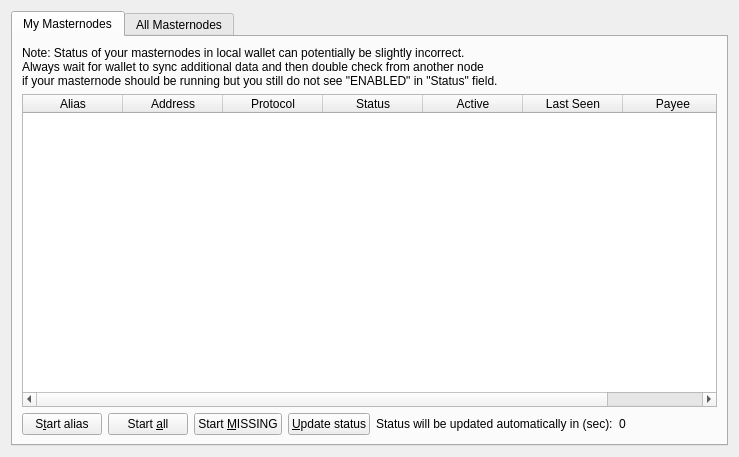
<?xml version="1.0" encoding="UTF-8"?>
<ui version="4.0">
	<class>MasternodeList</class>
	<widget class="QWidget" name="MasternodeList">
		<property name="geometry">
			<rect>
				<x>0</x>
				<y>0</y>
				<width>723</width>
				<height>457</height>
			</rect>
		</property>
		<property name="windowTitle">
			<string>Form</string>
		</property>
		<layout class="QVBoxLayout">
            
			<item>
				<layout class="QVBoxLayout" name="verticalLayout">
					<property name="bottomMargin">
						<number>0</number>
					</property>
					<item>
						<widget class="QTabWidget" name="tabWidget">
							<property name="currentIndex">
								<number>0</number>
							</property>
							<widget class="QWidget" name="tabMyMasternodes">
								<attribute name="title">
									<string>My Masternodes</string>
								</attribute>
								<layout class="QGridLayout" name="gridLayout_2">
									<item row="0" column="0">
										<layout class="QVBoxLayout" name="verticalLayout_2">
											<property name="bottomMargin">
												<number>0</number>
											</property>
											<item>
												<layout class="QHBoxLayout" name="horizontalLayout_note">
													<property name="bottomMargin">
														<number>0</number>
													</property>
													<item>
														<widget class="QLabel" name="updateNote">
															<property name="text">
																<string>Note: Status of your masternodes in local wallet can potentially be slightly incorrect.&lt;br /&gt;Always wait for wallet to sync additional data and then double check from another node&lt;br /&gt;if your masternode should be running but you still do not see "ENABLED" in "Status" field.</string>
															</property>
														</widget>
													</item>
												</layout>
											</item>
											<item>
												<widget class="QTableWidget" name="tableWidgetMyMasternodes">
													<property name="minimumSize">
														<size>
															<width>695</width>
															<height>0</height>
														</size>
													</property>
													<property name="editTriggers">
														<set>QAbstractItemView::NoEditTriggers</set>
													</property>
													<property name="alternatingRowColors">
														<bool>true</bool>
													</property>
													<property name="selectionMode">
														<enum>QAbstractItemView::SingleSelection</enum>
													</property>
													<property name="selectionBehavior">
														<enum>QAbstractItemView::SelectRows</enum>
													</property>
													<property name="sortingEnabled">
														<bool>true</bool>
													</property>
													<attribute name="horizontalHeaderStretchLastSection">
														<bool>true</bool>
													</attribute>
													<attribute name="ResizeMode">
														<enum>QHeaderView::Interactive</enum>
													</attribute>
													<column>
														<property name="text">
															<string>Alias</string>
														</property>
													</column>
													<column>
														<property name="text">
															<string>Address</string>
														</property>
													</column>
													<column>
														<property name="text">
															<string>Protocol</string>
														</property>
													</column>
													<column>
														<property name="text">
															<string>Status</string>
														</property>
													</column>
													<column>
														<property name="text">
															<string>Active</string>
														</property>
													</column>
													<column>
														<property name="text">
															<string>Last Seen</string>
														</property>
													</column>
													<column>
														<property name="text">
															<string>Payee</string>
														</property>
													</column>
												</widget>
											</item>
											<item>
												<layout class="QHBoxLayout" name="horizontalLayout_5">
													<property name="bottomMargin">
														<number>0</number>
													</property>
													<item>
														<widget class="QPushButton" name="startButton">
															<property name="text">
																<string>S&amp;tart alias</string>
															</property>
														</widget>
													</item>
													<item>
														<widget class="QPushButton" name="startAllButton">
															<property name="text">
																<string>Start &amp;all</string>
															</property>
														</widget>
													</item>
													<item>
														<widget class="QPushButton" name="startMissingButton">
															<property name="text">
																<string>Start &amp;MISSING</string>
															</property>
														</widget>
													</item>
													<item>
														<widget class="QPushButton" name="UpdateButton">
															<property name="text">
																<string>&amp;Update status</string>
															</property>
														</widget>
													</item>
													<item>
														<widget class="QLabel" name="autoupdate_label">
															<property name="text">
																<string>Status will be updated automatically in (sec):</string>
															</property>
														</widget>
													</item>
													<item>
														<widget class="QLabel" name="secondsLabel">
															<property name="text">
																<string>0</string>
															</property>
														</widget>
													</item>
													<item>
														<spacer name="horizontalSpacer_5">
															<property name="orientation">
																<enum>Qt::Horizontal</enum>
															</property>
															<property name="sizeHint" stdset="0">
																<size>
																	<width>40</width>
																	<height>20</height>
																</size>
															</property>
														</spacer>
													</item>
												</layout>
											</item>
										</layout>
									</item>
								</layout>
							</widget>
							<widget class="QWidget" name="tabAllMasternodes">
								<attribute name="title">
									<string>All Masternodes</string>
								</attribute>
								<layout class="QGridLayout" name="gridLayout">
									<item row="1" column="0">
										<widget class="QTableWidget" name="tableWidgetMasternodes">
											<property name="editTriggers">
												<set>QAbstractItemView::NoEditTriggers</set>
											</property>
											<property name="alternatingRowColors">
												<bool>true</bool>
											</property>
											<property name="selectionBehavior">
												<enum>QAbstractItemView::SelectRows</enum>
											</property>
											<property name="sortingEnabled">
												<bool>true</bool>
											</property>
											<attribute name="horizontalHeaderStretchLastSection">
												<bool>true</bool>
											</attribute>
											<attribute name="ResizeMode">
												<enum>QHeaderView::Interactive</enum>
											</attribute>
											<column>
												<property name="text">
													<string>Address</string>
												</property>
											</column>
											<column>
												<property name="text">
													<string>Protocol</string>
												</property>
											</column>
											<column>
												<property name="text">
													<string>Status</string>
												</property>
											</column>
											<column>
												<property name="text">
													<string>Active</string>
												</property>
											</column>
											<column>
												<property name="text">
													<string>Last Seen</string>
												</property>
											</column>
											<column>
												<property name="text">
													<string>Payee</string>
												</property>
											</column>
										</widget>
									</item>
									<item row="0" column="0">
										<layout class="QHBoxLayout" name="horizontalLayout_3">
											<property name="bottomMargin">
												<number>0</number>
											</property>
											<item>
												<widget class="QLabel" name="label_filter">
													<property name="text">
														<string>Filter List:</string>
													</property>
												</widget>
											</item>
											<item>
												<widget class="QLineEdit" name="filterLineEdit">
													<property name="toolTip">
														<string>Filter masternode list</string>
													</property>
												</widget>
											</item>
											<item>
												<spacer name="horizontalSpacer_3">
													<property name="orientation">
														<enum>Qt::Horizontal</enum>
													</property>
													<property name="sizeHint" stdset="0">
														<size>
															<width>10</width>
															<height>20</height>
														</size>
													</property>
												</spacer>
											</item>
											<item>
												<widget class="QLabel" name="label_count">
													<property name="text">
														<string>Node Count:</string>
													</property>
												</widget>
											</item>
											<item>
												<widget class="QLabel" name="countLabel">
													<property name="text">
														<string>0</string>
													</property>
												</widget>
											</item>
										</layout>
									</item>
								</layout>
							</widget>
						</widget>
					</item>
				</layout>
			</item>
		</layout>
	</widget>
	<resources/>
	<connections/>
</ui>
